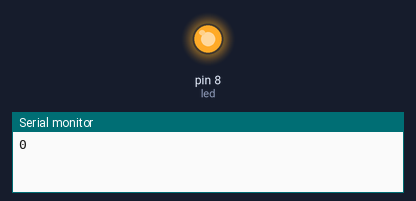
The sketch below on a simulated Arduino Uno, built with avr-gcc and run on an emulated ATmega328P. On the bench: output pins drawn as LEDs (lit = HIGH), the last lines printed to the serial monitor.

Above: at 1.5 s.
At 3.5 s:
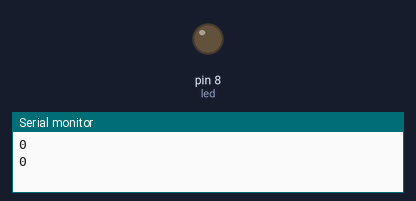
Timing chart, 0 to 5.2 s (numbered marks = the images above):
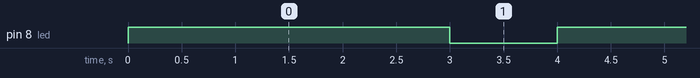

The sketch:

testmillis.ino
```cpp
unsigned long int dly = 0,dly1=0,i=0;
int led = 8;
void setup() {
  // put your setup code here, to run once:
pinMode(led,OUTPUT);
Serial.begin(9600);
}

void loop() {
  // put your main code here, to run repeatedly:
  i = millis();
 // i=dly;
  Serial.println(dly);
  while(millis()<(i+3000))
{
  digitalWrite(led,HIGH);

}
/* dly1 = millis();
 i=dly1;
  while(dly1<(i+10))
{*/
  digitalWrite(led,LOW);
  i = millis();
 // i=dly;
  Serial.println(dly);
  while(millis()<(i+1000))
{
  digitalWrite(led,LOW);

}
}
/* i++;
}


//delay(1000);

//digitalWrite(led,LOW);
//while(millis()<dly+i)
//{
 // continue;
//}

//delay(2000);

}*/
```

Measured:
- by itself, pin 8 (led): alternates HIGH for 3.0 s and LOW for 1.0 s
